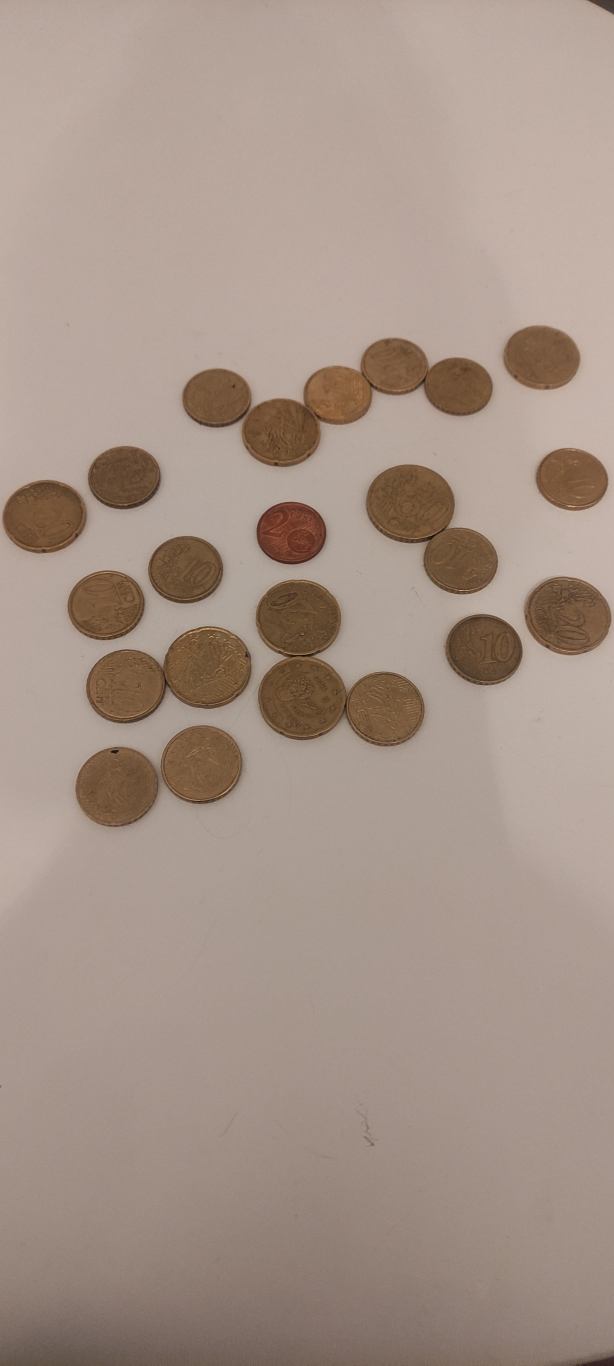
#> input picture Dataset/006.jpeg, 1842 x 4096 px, found by its file name (shown at 1/3 size); its folder holds only this picture in this run
$ python test.py
#> lines starting #> are read from the running program, lines starting #| are printed output that depends on the picture; after the words box and inside, x2 and y2 are one past the last pixel; in counts of white or black regions, pixels touching at a corner belong together
import cv2
import numpy as np
import os


# [25 lines left out: functions enhance_edges, adaptive_otsu_thresholding, not called in this run]

# [13 lines of commented-out code are left out]

folder_path = "Dataset"  # Remplacez par le chemin de votre dossier

for filename in os.listdir(folder_path):
    if filename.endswith(".jpg") or filename.endswith(".jpeg") or filename.endswith(".png") or filename.endswith(".HEIC"):
        image_path = os.path.join(folder_path, filename)
        image = cv2.imread(image_path, cv2.IMREAD_COLOR)
#> image is the input picture: shape (4096, 1842, 3); mean B, G, R 135.9, 147.2, 165.3

        # Sharpening the image
        kernel = np.array([[-1,-1,-1], [-1,9,-1], [-1,-1,-1]])
        sharpened_image = cv2.filter2D(image, -1, kernel)

        gray_image = cv2.cvtColor(image, cv2.COLOR_BGR2GRAY)
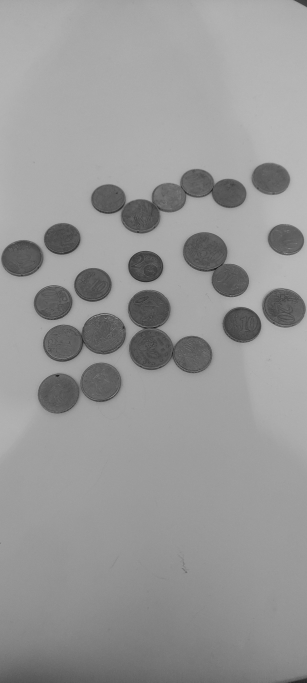
#> gray_image: shape (4096, 1842) (shown at 1/6 size); min 6, max 240, mean 151.2
        edges = cv2.Canny(gray_image, 100, 200)
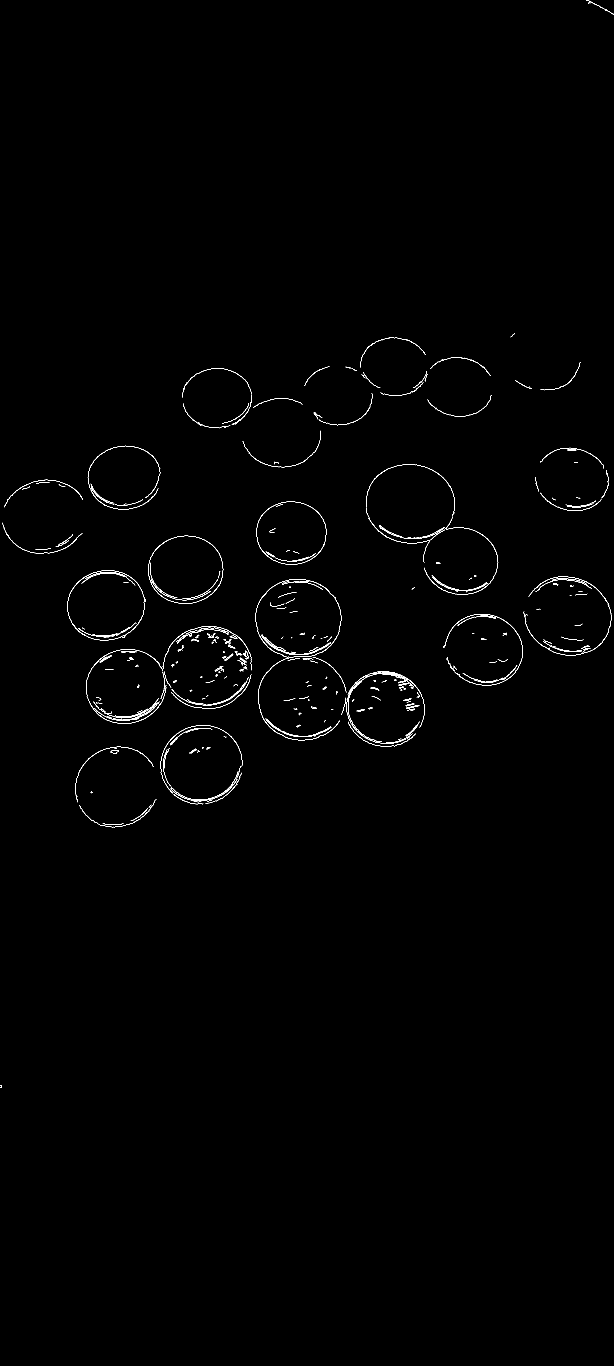
#> edges: shape (4096, 1842) (shown at 1/3 size); 0.42% white in thin lines or dots, all inside (x1, y1, x2, y2) = (0, 0, 1842, 3264)
        dilated = cv2.dilate(edges, (1,1), iterations = 10)
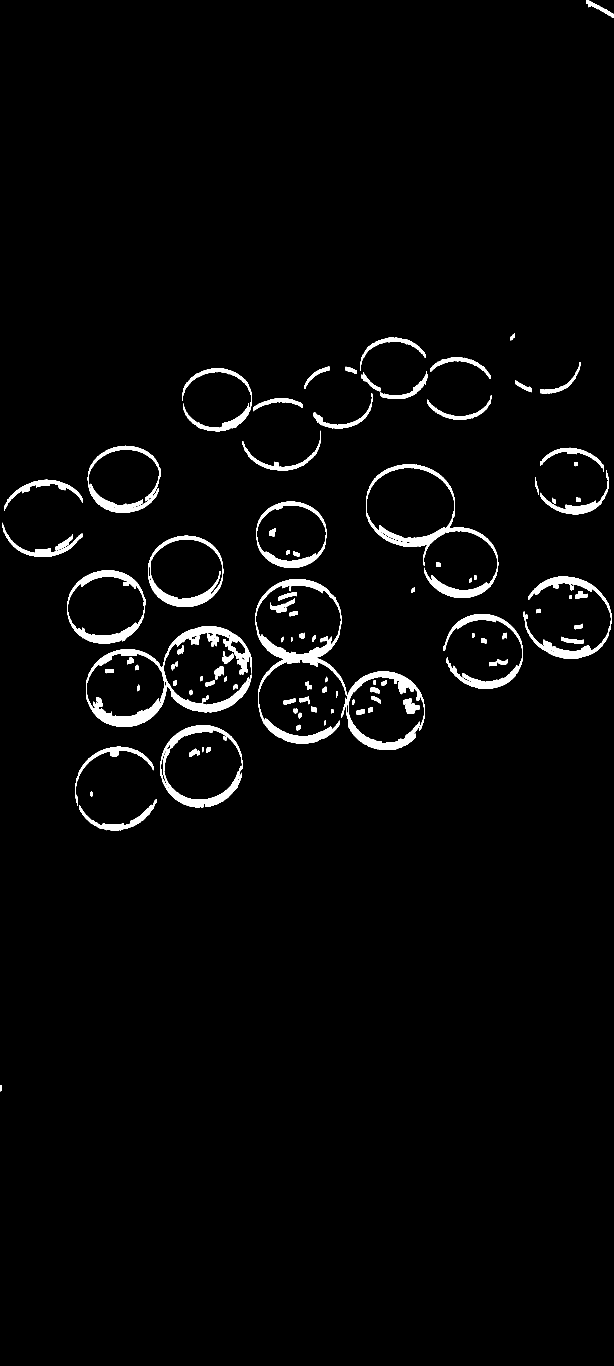
#> dilated: shape (4096, 1842) (shown at 1/3 size); 2.6% white; 119 white regions, largest, box (x1, y1, x2, y2) and area: (258, 1878, 754, 2181) 20141, (767, 1738, 1039, 2231) 18573, (1098, 1393, 1495, 1794) 15685

        # Redimensionner l'image pour l'affichage
        image = cv2.resize(image, (0, 0), fx=0.3, fy=0.3)
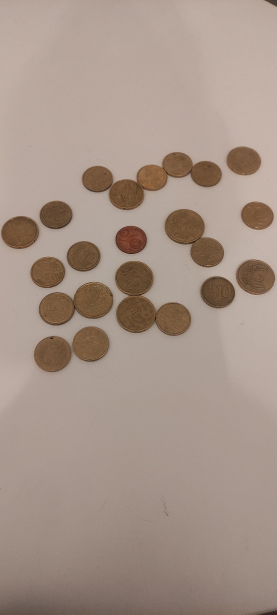
#> image: shape (1229, 553, 3) (shown at 1/2 size); mean B, G, R 135.8, 147.1, 165.2
        sharpened_image = cv2.resize(sharpened_image, (0, 0), fx=0.3, fy=0.3)
#> sharpened_image: shape (1229, 553, 3)
        edges = cv2.resize(edges, (0, 0), fx=0.3, fy=0.3)
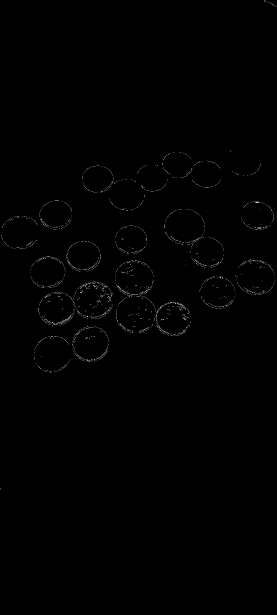
#> edges: shape (1229, 553) (shown at 1/2 size); min 0, max 255, mean 1.1
        dilated = cv2.resize(dilated, (0, 0), fx=0.3, fy=0.3)
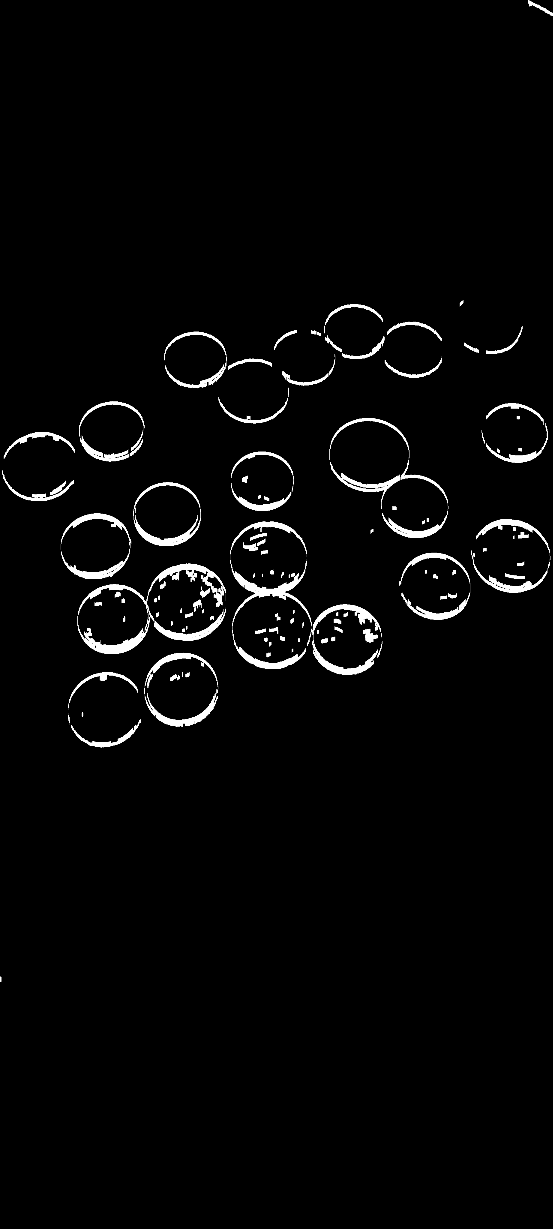
#> dilated: shape (1229, 553); min 0, max 255, mean 6.6

        cv2.imshow("Image originale", image)
        cv2.imshow("Image avec accentuation", sharpened_image)
        cv2.imshow("Contours", edges)
        cv2.imshow("dilated", dilated)
        cv2.waitKey(0)

cv2.destroyAllWindows()

$ run again, on Dataset/010.jpeg
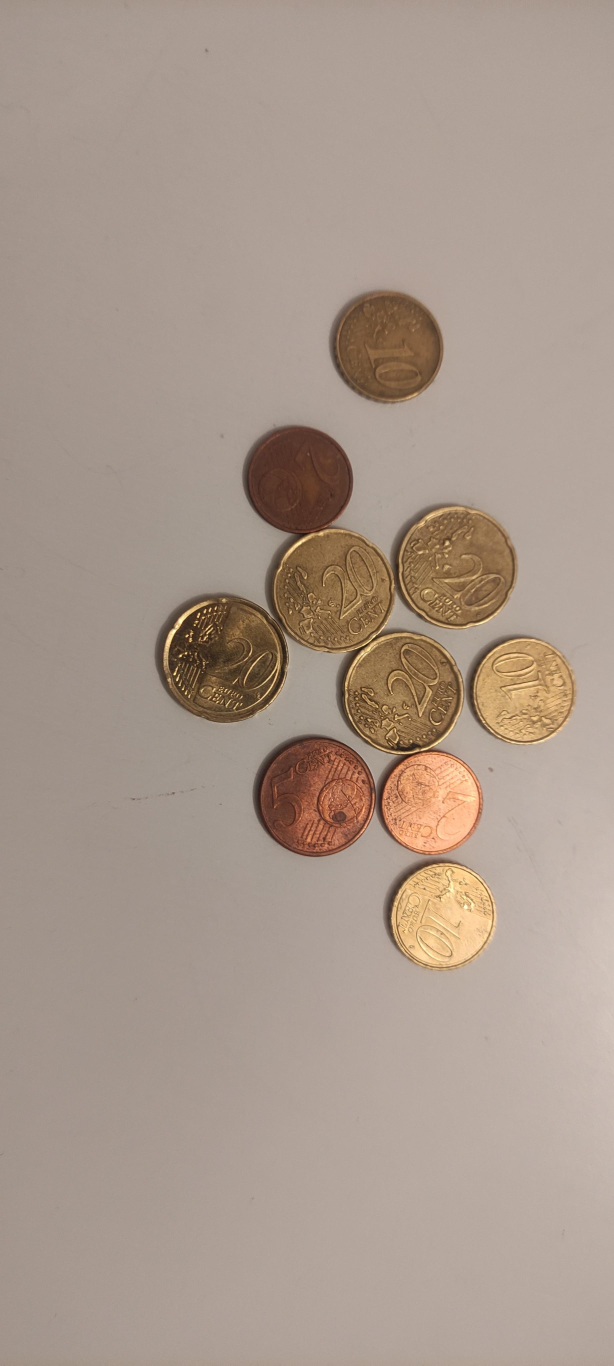
#> input picture Dataset/010.jpeg, 1842 x 4096 px, found by its file name (shown at 1/3 size)
#> image is the input picture: shape (4096, 1842, 3); mean B, G, R 140.3, 152.5, 169
#> `edges = cv2.Canny(gray_image, 100, 200)`:
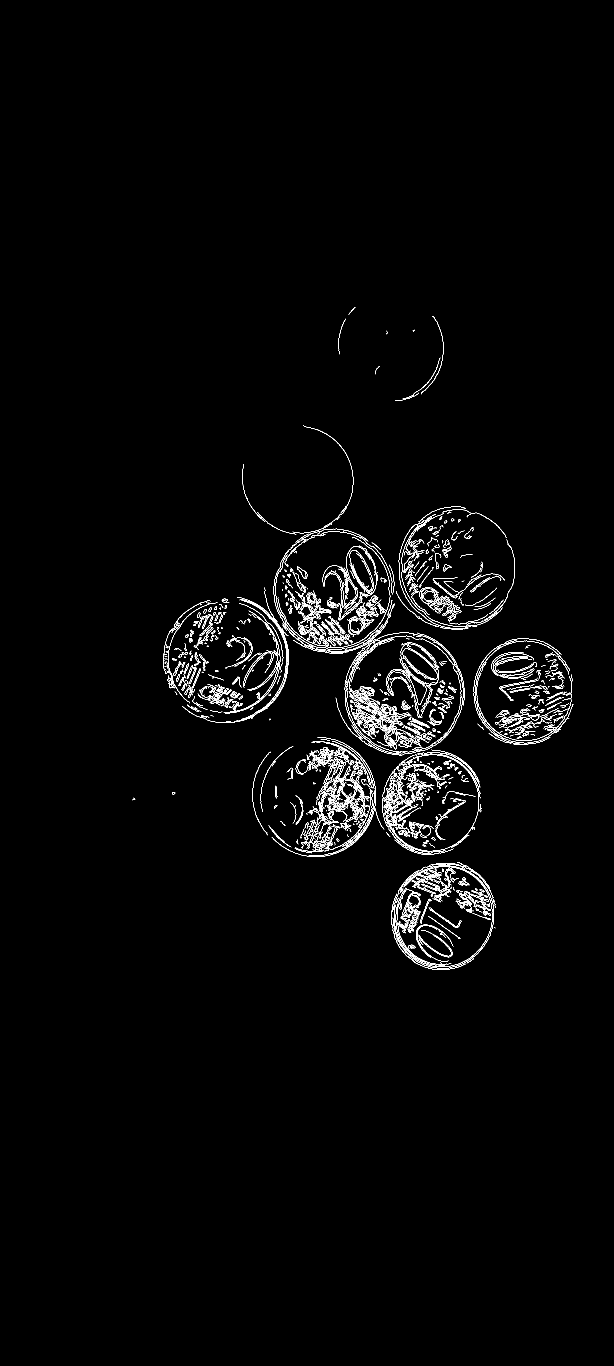
#> edges: shape (4096, 1842) (shown at 1/3 size); 1.3% white in thin lines or dots, all inside (x1, y1, x2, y2) = (397, 922, 1721, 2910)
#> image: shape (1229, 553, 3)
#> `dilated = cv2.resize(dilated, (0, 0), fx=0.3, fy=0.3)`:
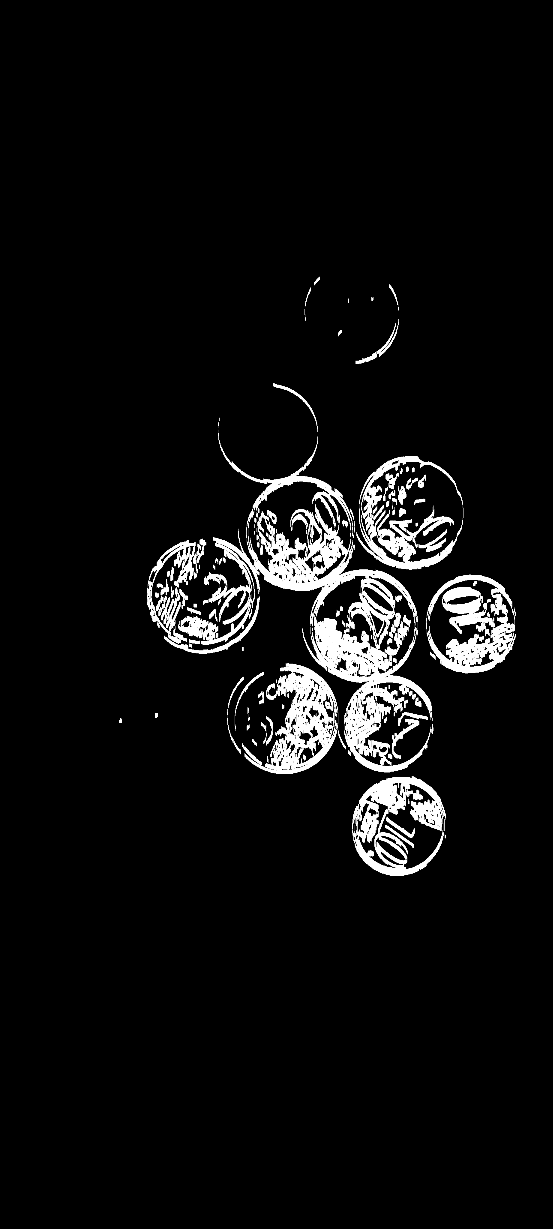
#> dilated: shape (1229, 553); min 0, max 255, mean 14.4

$ run again, on Dataset/011.jpeg
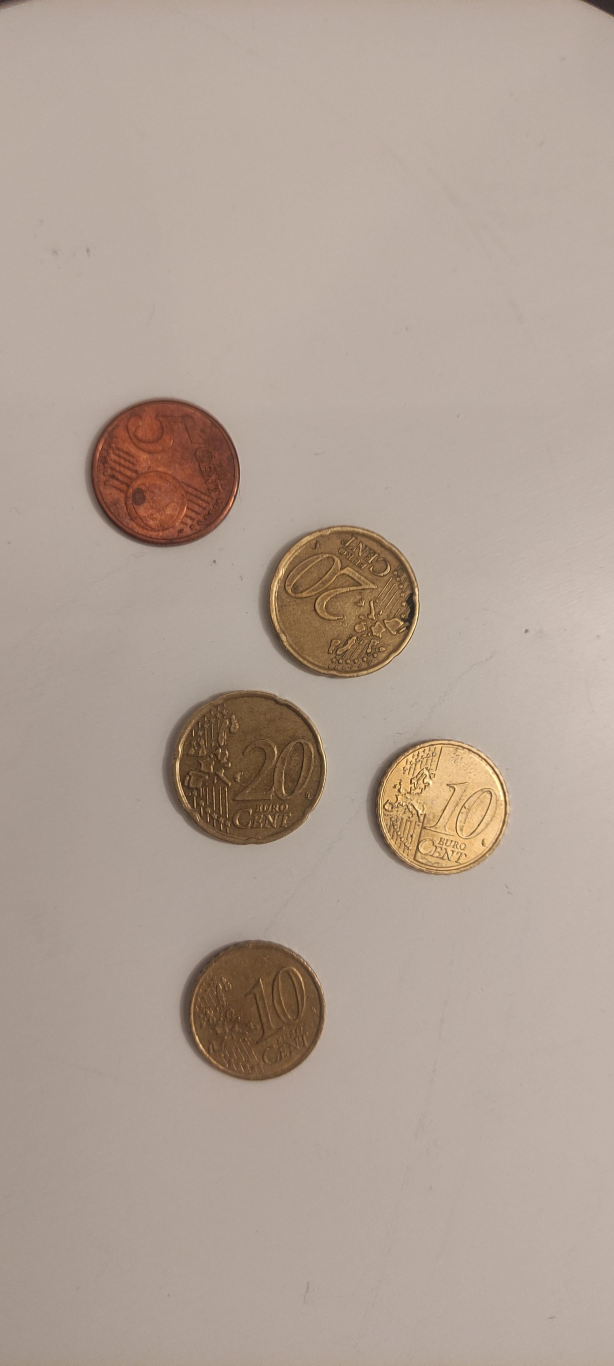
#> input picture Dataset/011.jpeg, 1842 x 4096 px, found by its file name (shown at 1/3 size)
#> image is the input picture: shape (4096, 1842, 3); mean B, G, R 149.2, 160.8, 176.8
#> `edges = cv2.Canny(gray_image, 100, 200)`:
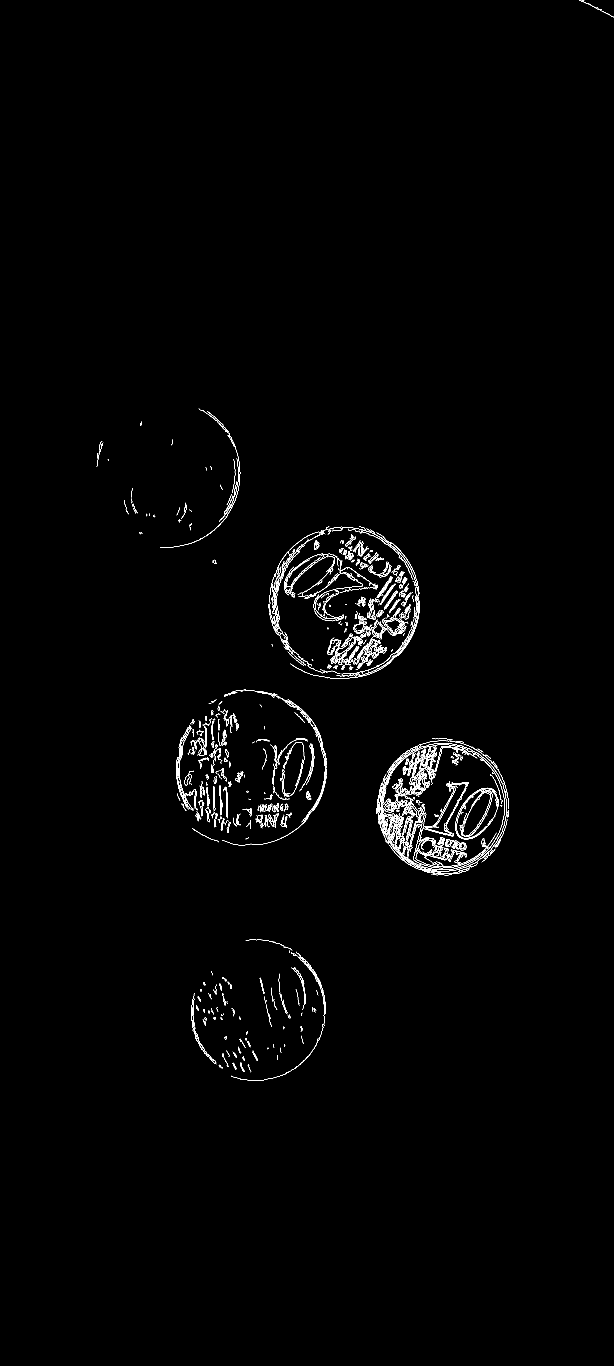
#> edges: shape (4096, 1842) (shown at 1/3 size); 0.77% white in thin lines or dots, all inside (x1, y1, x2, y2) = (290, 0, 1842, 3242)
#> image: shape (1229, 553, 3)
#> `dilated = cv2.resize(dilated, (0, 0), fx=0.3, fy=0.3)`:
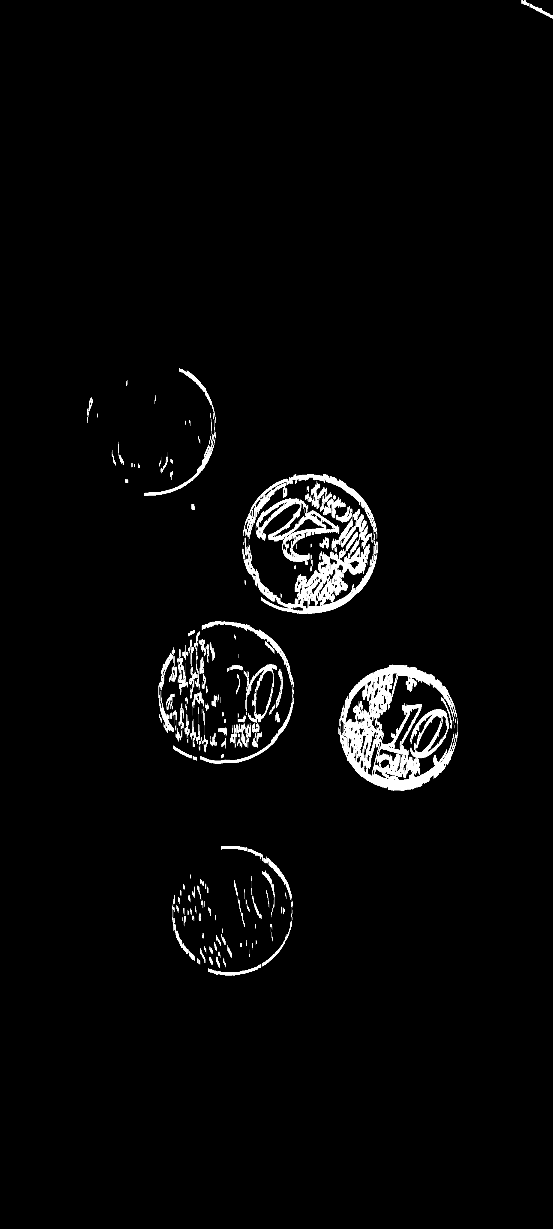
#> dilated: shape (1229, 553); min 0, max 255, mean 7.9
